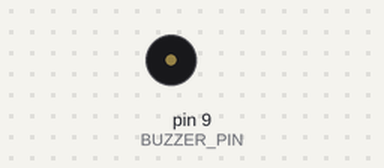
Bench run of a sketch on a simulated Arduino Uno, built with avr-gcc and run on an emulated ATmega328P. On the bench: buzzer (waves = sounding).

Above: at 1.0 s.
At 8.44 s:
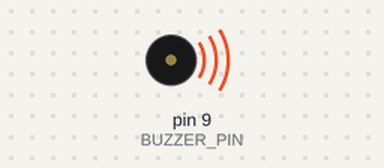
Timing chart, 0 to 9.2 s (numbered marks = the images above):
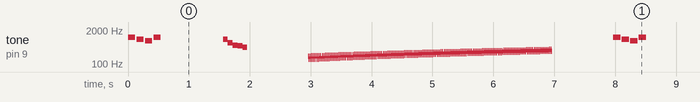

The sketch:

program2.ino
```cpp
// Speaker program

#define BUZZER_PIN 9

// Tone selection 1: These will be the “success” tones.
int tones_1[] = {1047, 880, 784, 1047}; //C6, A5, G5, C6
const int tones_1_duration = 120;
int length_tones_1 = 4;

// Tone selection 2: These will be the “cancel launch” tones.
int tones_2[] = {880, 659, 523, 494, 440};
const int tones_2_duration = 80;
int length_tones_2 = 5;

// Tone selection 3: These are the initial rocket tones.
int rocket_tone_1 = 201; // Frequency in hertz (cycles per second).
int rocket_tone_2 = 149;

int tone_selection = 1;  // We’ll start with the success tones.

void setup() {
    pinMode(BUZZER_PIN, OUTPUT); // Set up the buzzer pin as output.
}

void loop() {
    if (tone_selection == 1) {   // Success!
        for (int thisNote = 0; thisNote < length_tones_1; thisNote++) {
            tone(BUZZER_PIN, tones_1[thisNote], tones_1_duration); // Play tones_1.
            delay(tones_1_duration); // Wait for the tone to finish.
            delay(20); // Silent break between notes.
        }
    } else if (tone_selection == 2) {    // Cancel launch!
        for (int thisNote = 0; thisNote < length_tones_2; thisNote++) {
            tone(BUZZER_PIN, tones_2[thisNote], tones_2_duration); // Play tones_2.
            delay(tones_2_duration); // Wait for the tone to finish.
        }
    } else {     // tone_selection == 3     Rocket tones!
        unsigned long start_time = millis(); // Retrieve the timer value.
        unsigned long end_time = start_time + 4000; // End after four seconds.
        while (millis() < end_time) {
            tone(BUZZER_PIN, rocket_tone_1, 10); // Play rocket_tone_1 for 10 ms.
            delay(10);  // Silent break between notes.
            tone(BUZZER_PIN, rocket_tone_2, 15); // Play rocket_tone_2 for 15 ms.
            delay(15);  // Silent break between notes.
            rocket_tone_1++; // Increment the tone frequency by 1 hertz.
            rocket_tone_2++;
        }
        rocket_tone_1 = 201;  // Reset the two rocket tone values.
        rocket_tone_2 = 149;
        tone_selection = 0;  // Reset the selection (start over).
    }
    tone_selection++;  // Increment the tone selection.
    delay(1000); // Delay 1 second.
}
```

Measured:
- by itself, tone on pin 9 (BUZZER_PIN): plays 1047 Hz for 0.12 s, 880 Hz for 0.12 s, 784 Hz for 0.12 s, 1047 Hz for 0.12 s, 880 Hz for 0.08 s, 659 Hz for 0.08 s … (3996 notes in this stretch)
